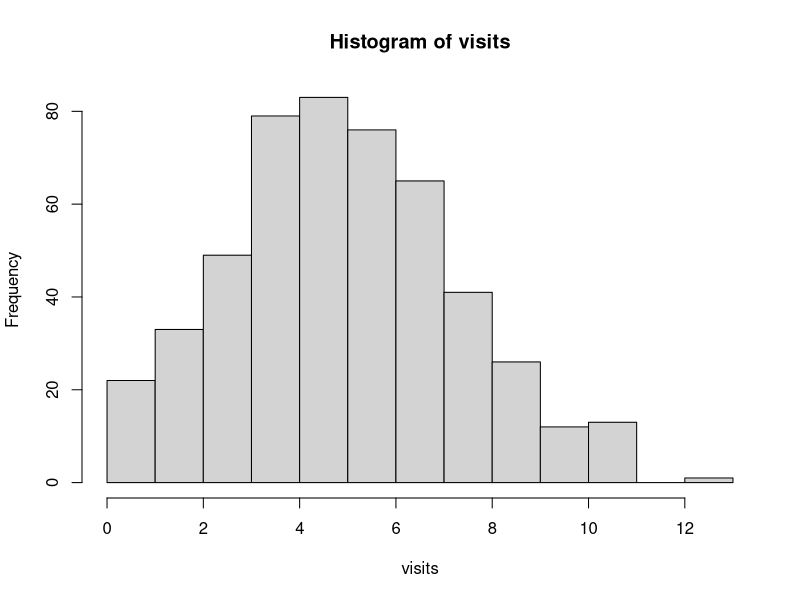

Generate this figure with R:
# O2_code.R
# Demonstration of slides' code

# The Ithaca Farmers Market is a vendor-owned cooperative that runs a
# Saturday-and-Sunday morning market for produce and hand made goods 
# on the Cayuga Lake waterfront.

# This Saturday, a volunteer tracked 500 customers 
# and recorded how many stalls each customer visited.

# The average customer visited a mean of 5.5 stalls
# and a median of 5 stalls, with a standard deviation of 2.5 stalls.

# But their spreadsheet got blown away into the lake! 
# Can we still estimate visitation patterns with these statistics?

# Getting Started #############################################

## Our data ############################################

# Let's approximate that data using a poisson distribution!

# Randomly sample 500 visits from a poisson distribution with a mean of 5.5
visits = rpois(n = 500, lambda = 5.5)

# View it!
hist(visits)


# Finding probability densities ###########################

# Get the frequency for 5 visits in the distribution
dpois(5, lambda = 5.5)

# Finding cumulative probabilities #######################

# What percentage of customers stopped by over 5 stalls?

# Get the cumulative frequency for a vlue (5) in the distribution
1 - ppois(5, lambda = 5.5)

# Finding quantiles ########################################

# How many visits did people *usually* make? 
# Estimate the interquartile range (25th to 75th percentiles)
# of the unobserved distribution
qpois(c(0.25, 0.75), lambda = 5.5)


# Cleanup! ##################################
rm(list = ls())

